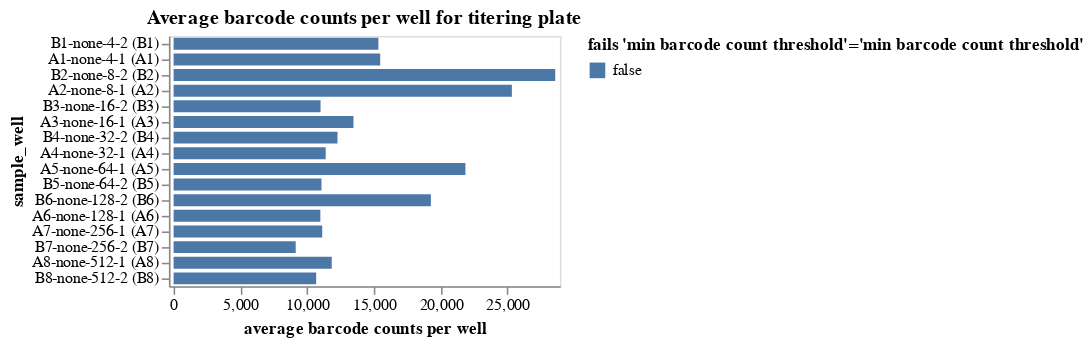

The notebook cell saved with this chart:
### Markdown cell above
Plot average counts per barcode.
If a sample has inadequate barcode counts, it may not have good enough statistics for accurate analysis, and a QC-threshold is applied:

### Code cell
avg_barcode_counts = (
    counts.groupby(
        ["well", "sample_well"],
        dropna=False,
        as_index=False,
    )
    .aggregate(avg_count=pd.NamedAgg("count", "mean"))
    .assign(
        fails_qc=lambda x: (
            x["avg_count"] < 500
        ),
    )
)

avg_barcode_counts_chart = (
    alt.Chart(avg_barcode_counts)
    .encode(
        alt.X(
            "avg_count",
            title="average barcode counts per well",
            scale=alt.Scale(nice=False, padding=3),
        ),
        alt.Y("sample_well", sort=sample_wells),
        alt.Color(
            "fails_qc",
            title=f"fails {'min barcode count threshold'=}",
            legend=alt.Legend(titleLimit=500),
        ),
        tooltip=[
            alt.Tooltip(c, format=".3g") if avg_barcode_counts[c].dtype == float else c
            for c in avg_barcode_counts.columns
        ],
    )
    .mark_bar(height={"band": 0.85})
    .properties(
        height=alt.Step(10),
        width=250,
        title=f"Average barcode counts per well for titering plate",
    )
    .configure_axis(grid=False)
)

display(avg_barcode_counts_chart)

# drop wells failing QC
avg_barcode_counts_per_well_drops = list(avg_barcode_counts.query("fails_qc")["well"])

### Figure 1 — Vega-Lite specification as saved in the notebook (floating-point values rounded to 4 significant figures)
{"config": {"view": {"continuousWidth": 300, "continuousHeight": 300}, "axis": {"grid": false}}, "data": {"name": "data-fce74fda611eb169b701b415c759eb83"}, "mark": {"type": "bar", "height": {"band": 0.85}}, "encoding": {"color": {"field": "fails_qc", "legend": {"titleLimit": 500}, "title": "fails 'min barcode count threshold'='min barcode count threshold'", "type": "nominal"}, "tooltip": [{"field": "well", "type": "nominal"}, {"field": "sample_well", "type": "nominal"}, {"field": "avg_count", "format": ".3g", "type": "quantitative"}, {"field": "fails_qc", "type": "nominal"}], "x": {"field": "avg_count", "scale": {"nice": false, "padding": 3}, "title": "average barcode counts per well", "type": "quantitative"}, "y": {"field": "sample_well", "sort": ["B1-none-4-2 (B1)", "B1-none-4-2 (B1)", "B1-none-4-2 (B1)", "B1-none-4-2 (B1)", "B1-none-4-2 (B1)", "A1-none-4-1 (A1)", "A1-none-4-1 (A1)", "A1-none-4-1 (A1)", "A1-none-4-1 (A1)", "A1-none-4-1 (A1)", "B2-none-8-2 (B2)", "B2-none-8-2 (B2)", "B2-none-8-2 (B2)", "B2-none-8-2 (B2)", "A2-none-8-1 (A2)", "B2-none-8-2 (B2)", "A2-none-8-1 (A2)", "A2-none-8-1 (A2)", "A2-none-8-1 (A2)", "A2-none-8-1 (A2)", "B3-none-16-2 (B3)", "B3-none-16-2 (B3)", "A3-none-16-1 (A3)", "A3-none-16-1 (A3)", "A3-none-16-1 (A3)", "A3-none-16-1 (A3)", "B3-none-16-2 (B3)", "B3-none-16-2 (B3)", "B3-none-16-2 (B3)", "A3-none-16-1 (A3)", "B4-none-32-2 (B4)", "A4-none-32-1 (A4)", "A4-none-32-1 (A4)", "A4-none-32-1 (A4)", "B4-none-32-2 (B4)", "A4-none-32-1 (A4)", "A4-none-32-1 (A4)", "B4-none-32-2 (B4)", "B4-none-32-2 (B4)", "B4-none-32-2 (B4)", "A5-none-64-1 (A5)", "B5-none-64-2 (B5)", "A5-none-64-1 (A5)", "A5-none-64-1 (A5)", "B5-none-64-2 (B5)", "B5-none-64-2 (B5)", "B5-none-64-2 (B5)", "B5-none-64-2 (B5)", "A5-none-64-1 (A5)", "A5-none-64-1 (A5)", "B6-none-128-2 (B6)", "B6-none-128-2 (B6)", "B6-none-128-2 (B6)", "B6-none-128-2 (B6)", "B6-none-128-2 (B6)", "A6-none-128-1 (A6)", "A6-none-128-1 (A6)", "A6-none-128-1 (A6)", "A6-none-128-1 (A6)", "A6-none-128-1 (A6)", "A7-none-256-1 (A7)", "A7-none-256-1 (A7)", "A7-none-256-1 (A7)", "A7-none-256-1 (A7)", "B7-none-256-2 (B7)", "B7-none-256-2 (B7)", "A7-none-256-1 (A7)", "B7-none-256-2 (B7)", "B7-none-256-2 (B7)", "B7-none-256-2 (B7)", "A8-none-512-1 (A8)", "A8-none-512-1 (A8)", "B8-none-512-2 (B8)", "B8-none-512-2 (B8)", "A8-none-512-1 (A8)", "A8-none-512-1 (A8)", "A8-none-512-1 (A8)", "B8-none-512-2 (B8)", "B8-none-512-2 (B8)", "B8-none-512-2 (B8)"], "type": "nominal"}}, "height": {"step": 10}, "title": "Average barcode counts per well for titering plate", "width": 250, "$schema": "https://vega.github.io/schema/vega-lite/v5.16.3.json", "datasets": {"data-fce74fda611eb169b701b415c759eb83": [{"well": "A1", "sample_well": "A1-none-4-1 (A1)", "avg_count": 15470.0, "fails_qc": false}, {"well": "A2", "sample_well": "A2-none-8-1 (A2)", "avg_count": 25330.0, "fails_qc": false}, {"well": "A3", "sample_well": "A3-none-16-1 (A3)", "avg_count": 13470.0, "fails_qc": false}, {"well": "A4", "sample_well": "A4-none-32-1 (A4)", "avg_count": 11390.0, "fails_qc": false}, {"well": "A5", "sample_well": "A5-none-64-1 (A5)", "avg_count": 21850.0, "fails_qc": false}, {"well": "A6", "sample_well": "A6-none-128-1 (A6)", "avg_count": 10990.0, "fails_qc": false}, {"well": "A7", "sample_well": "A7-none-256-1 (A7)", "avg_count": 11130.0, "fails_qc": false}, {"well": "A8", "sample_well": "A8-none-512-1 (A8)", "avg_count": 11840.0, "fails_qc": false}, {"well": "B1", "sample_well": "B1-none-4-2 (B1)", "avg_count": 15340.0, "fails_qc": false}, {"well": "B2", "sample_well": "B2-none-8-2 (B2)", "avg_count": 28580.0, "fails_qc": false}, {"well": "B3", "sample_well": "B3-none-16-2 (B3)", "avg_count": 11000.0, "fails_qc": false}, {"well": "B4", "sample_well": "B4-none-32-2 (B4)", "avg_count": 12270.0, "fails_qc": false}, {"well": "B5", "sample_well": "B5-none-64-2 (B5)", "avg_count": 11070.0, "fails_qc": false}, {"well": "B6", "sample_well": "B6-none-128-2 (B6)", "avg_count": 19270.0, "fails_qc": false}, {"well": "B7", "sample_well": "B7-none-256-2 (B7)", "avg_count": 9143.0, "fails_qc": false}, {"well": "B8", "sample_well": "B8-none-512-2 (B8)", "avg_count": 10680.0, "fails_qc": false}]}}
